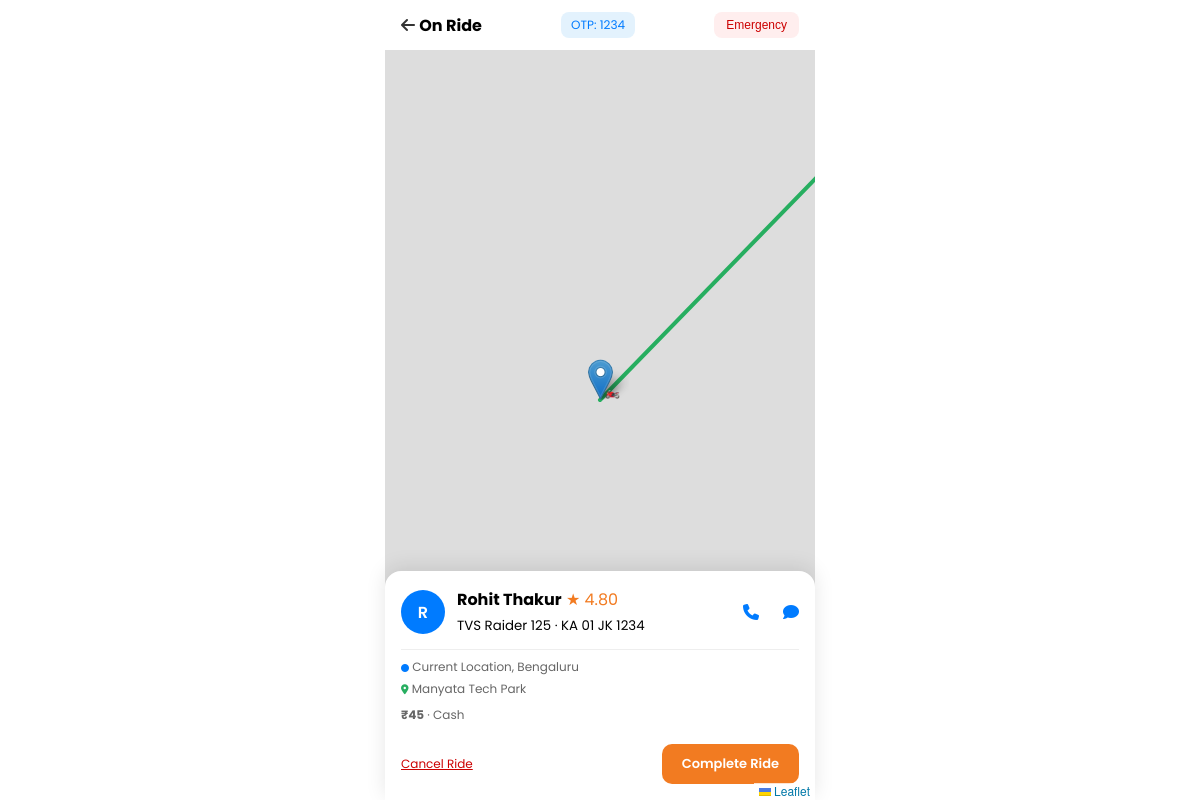
Page /customer/quick-ride-tracking.php?ride_id=1 (signed in) on the committed database.
### tables this page shows
CREATE TABLE rides (
    id INT AUTO_INCREMENT PRIMARY KEY,
    customer_id INT NOT NULL,
    captain_id INT DEFAULT NULL,
    pickup_address VARCHAR(255) NOT NULL,
    drop_address VARCHAR(255) NOT NULL,
    pickup_lat DECIMAL(10,7),
    pickup_lng DECIMAL(10,7),
    drop_lat DECIMAL(10,7),
    drop_lng DECIMAL(10,7),
    vehicle_type ENUM('bike','auto','mini','sedan') NOT NULL,
    fare DECIMAL(10,2) NOT NULL,
    status ENUM('searching','rider_assigned','on_ride','payment_pending','completed','cancelled') DEFAULT 'searching',
    ride_otp VARCHAR(4),
    payment_method VARCHAR(50) DEFAULT 'cash',
    created_at TIMESTAMP DEFAULT CURRENT_TIMESTAMP,
    updated_at TIMESTAMP DEFAULT CURRENT_TIMESTAMP ON UPDATE CURRENT_TIMESTAMP,
    FOREIGN KEY (customer_id) REFERENCES users(id),
    FOREIGN KEY (captain_id) REFERENCES users(id)
);

CREATE TABLE users (
    id INT AUTO_INCREMENT PRIMARY KEY,
    name VARCHAR(100) NOT NULL,
    email VARCHAR(150) UNIQUE,
    phone VARCHAR(20) NOT NULL,
    password_hash VARCHAR(255) NOT NULL,
    role ENUM('admin','customer','captain') NOT NULL DEFAULT 'customer',
    avatar VARCHAR(255) DEFAULT NULL,
    status ENUM('active','inactive','pending') DEFAULT 'active',
    created_at TIMESTAMP DEFAULT CURRENT_TIMESTAMP
);

CREATE TABLE captain_profiles (
    id INT AUTO_INCREMENT PRIMARY KEY,
    user_id INT NOT NULL UNIQUE,
    vehicle_type ENUM('bike','auto','mini','sedan','suv','bus') DEFAULT 'sedan',
    vehicle_number VARCHAR(20),
    vehicle_model VARCHAR(100),
    license_number VARCHAR(50),
    rating DECIMAL(3,2) DEFAULT 4.50,
    total_trips INT DEFAULT 0,
    is_online TINYINT(1) DEFAULT 0,
    wallet_balance DECIMAL(12,2) DEFAULT 0,
    bio TEXT,
    FOREIGN KEY (user_id) REFERENCES users(id) ON DELETE CASCADE
);

### config/db.php (called while the page is built, shortened)
<?php
$dbHost = 'sql109.infinityfree.com';
$dbName = 'if0_43161049_tripnovaa';
$dbUser = 'if0_43161049';
$dbPass = '2iII8WlQehrI';
try {
    $pdo = new PDO(
        "mysql:host={$dbHost};dbname={$dbName};charset=utf8mb4",
        $dbUser,
        $dbPass,
        [
            PDO::ATTR_ERRMODE => PDO::ERRMODE_EXCEPTION,
            PDO::ATTR_DEFAULT_FETCH_MODE => PDO::FETCH_ASSOC,
            PDO::ATTR_EMULATE_PREPARES => false,
        ]
    );
} catch (PDOException $e) {
    die('Database connection failed. Please import database/tripnovaa.sql in phpMyAdmin.');
}
function db(): PDO
{
    global $pdo;
    return $pdo;
}

### config/auth.php (called while the page is built, shortened)
<?php
require_once __DIR__ . '/db.php';
function e(?string $str): string
{
    return htmlspecialchars($str ?? '', ENT_QUOTES, 'UTF-8');
}

### customer/quick-ride-tracking.php (the view, shortened to what this page needs)
<?php
require_once __DIR__ . '/../config/auth.php';
$rideId = (int)($_GET['ride_id'] ?? 0);
$stmt = db()->prepare('SELECT r.*, u.name as captain_name, u.phone as captain_phone, cp.rating, cp.vehicle_model, cp.vehicle_number FROM rides r JOIN users u ON r.captain_id=u.id JOIN captain_profiles cp ON u.id=cp.user_id WHERE r.id=? AND r.customer_id=?');
$stmt->execute([$rideId, $_SESSION['user_id']]);
$ride = $stmt->fetch();
?>
<!DOCTYPE html>
<html lang="en">
<head>
<link rel="stylesheet" href="https://unpkg.com/leaflet@1.9.4/dist/leaflet.css"/>
<link rel="stylesheet" href="https://cdnjs.cloudflare.com/ajax/libs/font-awesome/6.5.0/css/all.min.css">
</head>
<body>
<div class="header">
<div><a href="home.php" style="color:#333;text-decoration:none"><i class="fas fa-arrow-left"></i></a> <strong>On Ride</strong></div>
<span class="otp">OTP: <?= e($ride['ride_otp']) ?></span>
<button class="emergency">Emergency</button>
</div>
<div id="map"></div>
<div class="bottom-card">
<div class="rider-row">
<div class="avatar"><?= strtoupper(substr($ride['captain_name'],0,1)) ?></div>
<div style="flex:1"><strong><?= e($ride['captain_name']) ?></strong> <span style="color:#F27B21">★ <?= $ride['rating'] ?></span><br><small><?= e($ride['vehicle_model']) ?> · <?= e($ride['vehicle_number']) ?></small></div>
<a href="tel:<?= e($ride['captain_phone']) ?>" style="color:#007BFF"><i class="fas fa-phone"></i></a>
<a href="chat.php?user_id=<?= $ride['captain_id'] ?>&ride_id=<?= $rideId ?>" style="color:#007BFF;margin-left:12px"><i class="fas fa-comment"></i></a>
</div>
<div class="trip-detail">
<div><i class="fas fa-circle" style="color:#007BFF;font-size:8px"></i> <?= e($ride['pickup_address']) ?></div>
<div style="margin-top:4px"><i class="fas fa-map-marker-alt" style="color:#27AE60;font-size:10px"></i> <?= e($ride['drop_address']) ?></div>
<div style="margin-top:8px"><strong>₹<?= number_format($ride['fare'],0) ?></strong> · <?= ucfirst($ride['payment_method']) ?></div>
</div>
<div class="actions">
<a href="#" style="color:#c00;font-size:12px">Cancel Ride</a>
<a href="?ride_id=<?= $rideId ?>&end_ride=1" class="btn-end">Complete Ride</a>
</div>
</div>
</body>
</html>

### customer/quick-ride-tracking.php (style rules this page uses)
* { margin:0;padding:0;box-sizing:border-box }
body { font-family:Poppins,sans-serif;max-width:430px;margin:0 auto }
.header { background:#fff;padding:12px 16px;display:flex;align-items:center;justify-content:space-between;position:absolute;top:0;left:0;right:0;z-index:1000;max-width:430px;margin:0 auto }
.otp { background:#e3f2fd;padding:4px 10px;border-radius:8px;font-size:12px;color:#007BFF }
.emergency { background:#fee;color:#c00;border:none;padding:6px 12px;border-radius:8px;font-size:12px }
#map { height:100vh;width:100% }
.bottom-card { position:fixed;bottom:0;left:50%;transform:translateX(-50%);width:100%;max-width:430px;background:#fff;border-radius:16px 16px 0 0;padding:16px;box-shadow:0 -4px 20px rgba(0,0,0,.1) }
.rider-row { display:flex;align-items:center;gap:12px;margin-bottom:12px }
.avatar { width:44px;height:44px;border-radius:50%;background:#007BFF;color:#fff;display:flex;align-items:center;justify-content:center;font-weight:600 }
.trip-detail { font-size:12px;color:#666;margin:8px 0;padding:8px 0;border-top:1px solid #eee }
.actions { display:flex;justify-content:space-between;align-items:center;margin-top:12px }
.btn-end { background:#F27B21;color:#fff;border:none;padding:10px 20px;border-radius:10px;font-weight:600;text-decoration:none;font-size:13px }

### rows in the picture
rides: ride_otp "1234", captain.name "R", captain.name "Rohit Thakur", captain_profiles.rating "4.80", captain_profiles.vehicle_model "TVS Raider 125", captain_profiles.vehicle_number "KA 01 JK 1234", pickup_address "Current Location, Bengaluru", drop_address "Manyata Tech Park", fare "45", payment_method "Cash"
